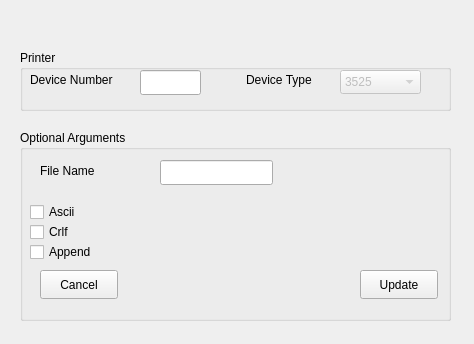
<?xml version="1.0" encoding="UTF-8"?>
<ui version="4.0">
 <class>PunchPropertiesClass</class>
 <widget class="QWidget" name="PunchPropertiesClass">
  <property name="geometry">
   <rect>
    <x>0</x>
    <y>0</y>
    <width>474</width>
    <height>344</height>
   </rect>
  </property>
  <property name="windowTitle">
   <string>PunchProperties</string>
  </property>
  <widget class="QGroupBox" name="groupBox">
   <property name="geometry">
    <rect>
     <x>20</x>
     <y>50</y>
     <width>431</width>
     <height>61</height>
    </rect>
   </property>
   <property name="title">
    <string>Printer</string>
   </property>
   <widget class="QComboBox" name="punchCombo">
    <property name="enabled">
     <bool>false</bool>
    </property>
    <property name="geometry">
     <rect>
      <x>320</x>
      <y>20</y>
      <width>81</width>
      <height>24</height>
     </rect>
    </property>
    <item>
     <property name="text">
      <string>3525</string>
     </property>
    </item>
    <item>
     <property name="text">
      <string/>
     </property>
    </item>
   </widget>
   <widget class="QLabel" name="label_3">
    <property name="geometry">
     <rect>
      <x>10</x>
      <y>20</y>
      <width>101</width>
      <height>19</height>
     </rect>
    </property>
    <property name="text">
     <string>Device Number</string>
    </property>
   </widget>
   <widget class="QLineEdit" name="deviceNumber">
    <property name="geometry">
     <rect>
      <x>120</x>
      <y>20</y>
      <width>61</width>
      <height>25</height>
     </rect>
    </property>
    <property name="inputMask">
     <string/>
    </property>
   </widget>
   <widget class="QLabel" name="label_4">
    <property name="geometry">
     <rect>
      <x>226</x>
      <y>20</y>
      <width>81</width>
      <height>20</height>
     </rect>
    </property>
    <property name="text">
     <string>Device Type</string>
    </property>
   </widget>
  </widget>
  <widget class="QGroupBox" name="groupBox_2">
   <property name="geometry">
    <rect>
     <x>20</x>
     <y>130</y>
     <width>431</width>
     <height>191</height>
    </rect>
   </property>
   <property name="title">
    <string>Optional Arguments</string>
   </property>
   <widget class="QLineEdit" name="fileName">
    <property name="geometry">
     <rect>
      <x>140</x>
      <y>30</y>
      <width>113</width>
      <height>25</height>
     </rect>
    </property>
   </widget>
   <widget class="QLabel" name="label">
    <property name="geometry">
     <rect>
      <x>20</x>
      <y>30</y>
      <width>101</width>
      <height>21</height>
     </rect>
    </property>
    <property name="text">
     <string>File Name</string>
    </property>
   </widget>
   <widget class="QPushButton" name="OKButton">
    <property name="geometry">
     <rect>
      <x>340</x>
      <y>140</y>
      <width>78</width>
      <height>29</height>
     </rect>
    </property>
    <property name="text">
     <string>Update</string>
    </property>
   </widget>
   <widget class="QPushButton" name="cancelButton">
    <property name="geometry">
     <rect>
      <x>20</x>
      <y>140</y>
      <width>78</width>
      <height>29</height>
     </rect>
    </property>
    <property name="text">
     <string>Cancel</string>
    </property>
   </widget>
   <widget class="QCheckBox" name="noclearCheckBox">
    <property name="geometry">
     <rect>
      <x>10</x>
      <y>110</y>
      <width>84</width>
      <height>24</height>
     </rect>
    </property>
    <property name="text">
     <string>Append</string>
    </property>
   </widget>
   <widget class="QCheckBox" name="crlfCheckBox">
    <property name="geometry">
     <rect>
      <x>10</x>
      <y>90</y>
      <width>84</width>
      <height>24</height>
     </rect>
    </property>
    <property name="text">
     <string>Crlf</string>
    </property>
   </widget>
   <widget class="QCheckBox" name="asciiCheckBox">
    <property name="geometry">
     <rect>
      <x>10</x>
      <y>70</y>
      <width>84</width>
      <height>24</height>
     </rect>
    </property>
    <property name="text">
     <string>Ascii</string>
    </property>
   </widget>
  </widget>
 </widget>
 <layoutdefault spacing="6" margin="11"/>
 <resources/>
 <connections/>
</ui>
